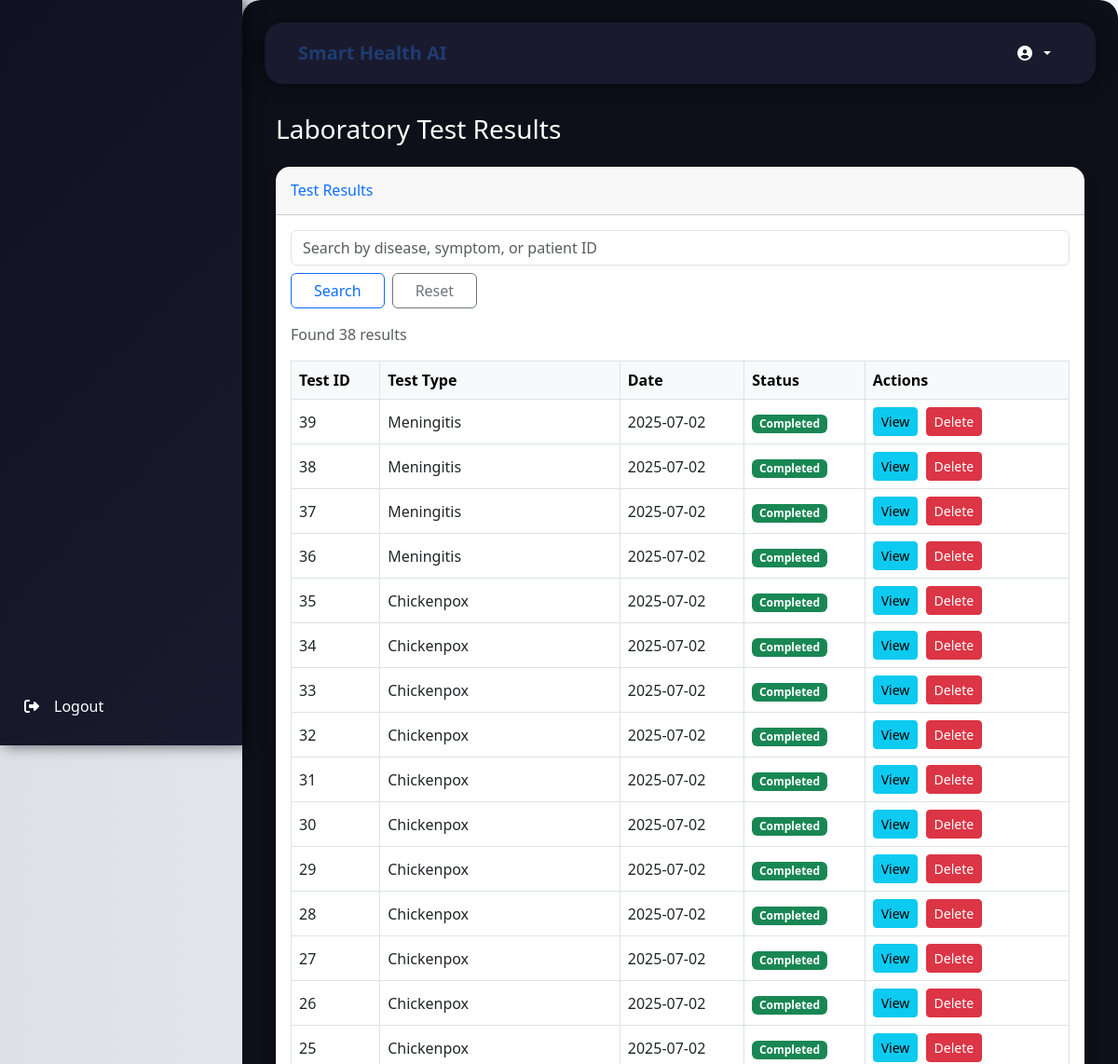
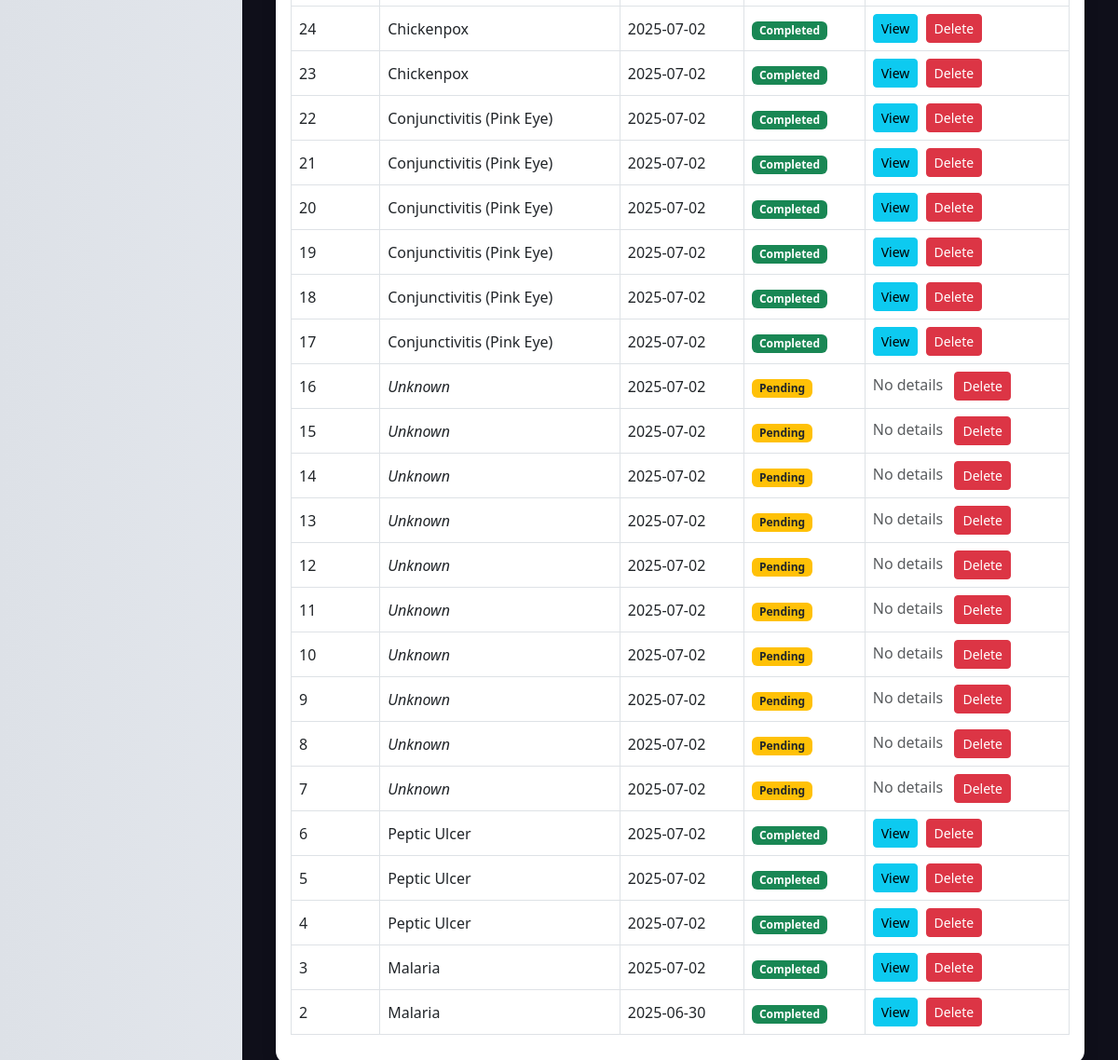
/dashboard/test_results/, run on the app's committed database (2 pictures, top to bottom).
### symptom_checker/models.py (models this page shows, shortened)
class UserSymptom(models.Model):
    patient_id = models.CharField(max_length=255)
    symptoms = models.TextField()
    disease = models.ForeignKey(Disease, blank=True, null=True, on_delete=models.SET_NULL)
    created_at = models.DateTimeField(auto_now_add=True)

class Disease(models.Model):
    name = models.CharField(max_length=255, unique=True)
    symptoms = models.TextField()
    test_results = models.TextField(blank=True, null=True)
    recommendation = models.TextField(blank=True, null=True)
    medicine = models.TextField(blank=True, null=True)  # ✅ New field

### dashboard/views.py (the view)
# urls.py: path('test_results/', views.test_results, name='test_results'),
def test_results(request):
    query = request.GET.get('q', '')
    if query:
        test_results = UserSymptom.objects.filter(
            Q(disease__name__icontains=query) |
            Q(symptoms__icontains=query) |
            Q(user_id__icontains=query)
        ).order_by('-created_at')
    else:
        test_results = UserSymptom.objects.all().order_by('-created_at')
    return render(request, 'pages/test_results.html', {
        'test_results': test_results,
        'query': query
    })

### templates/pages/test_results.html (shortened to what this page needs)
{% extends 'base.html' %}
{% block content %}
<div class="container-fluid">
  <h1 class="h3 mb-4">Laboratory Test Results</h1>
  <div class="card shadow mb-4">
    <div class="card-header py-3 d-flex justify-content-between align-items-center">
      <h6 class="m-0 font-weight-bold text-primary">Test Results</h6>
    </div>
    <div class="card-body">
      <form method="get" class="mb-3 d-flex flex-wrap gap-2 align-items-center">
        <input type="text" name="q" value="{{ query }}" class="form-control flex-grow-1" placeholder="Search by disease, symptom, or patient ID" />
        <button type="submit" class="btn btn-outline-primary px-4">Search</button>
        <a href="{% url 'test_results' %}" class="btn btn-outline-secondary px-4">Reset</a>
      </form>
      <p class="text-muted mb-3">Found {{ test_results|length }} result{{ test_results|length|pluralize }}</p>
      <div class="table-responsive">
        <table class="table table-bordered table-hover align-middle">
          <thead class="table-light">
            <tr>
              <th scope="col">Test ID</th>
              <th scope="col">Test Type</th>
              <th scope="col">Date</th>
              <th scope="col">Status</th>
              <th scope="col" style="min-width: 140px;">Actions</th>
            </tr>
          </thead>
          <tbody>
            {% for result in test_results %}
              <tr>
                <td>{{ result.id }}</td>
                <td>{% if result.disease %}{{ result.disease.name }}{% else %}<em>Unknown</em>{% endif %}</td>
                <td>{{ result.created_at|date:"Y-m-d" }}</td>
                <td>
                  {% if result.disease %}
                    <span class="badge bg-success">Completed</span>
                  {% else %}
                    <span class="badge bg-warning text-dark">Pending</span>
                  {% endif %}
                </td>
                <td>
                  {% if result.disease %}
                    <button class="btn btn-sm btn-info me-1" data-bs-toggle="modal" data-bs-target="#resultModal{{ result.id }}">View</button>
                  {% else %}
                    <span class="text-muted me-2">No details</span>
                  {% endif %}
                  <a href="{% url 'delete_test_result' result.id %}" class="btn btn-sm btn-danger" onclick="return confirm('Are you sure you want to delete this result?');">Delete</a>
                </td>
              </tr>
            {% empty %}
              <tr>
                <td colspan="5" class="text-center">No test results found.</td>
              </tr>
            {% endfor %}
          </tbody>
        </table>
      </div>
    </div>
  </div>
</div>
{% endblock %}

### static/css/base.css (style rules this page uses)
body { font-family: 'Inter', sans-serif; background: linear-gradient(to right, #dde1e7, #f4f7fc); color: #2c3e50; }
.card { border: none; border-radius: 15px; box-shadow: 0 4px 10px rgba(0, 0, 0, 0.1); transition: transform 0.2s; }

### templates/base.html (style rules this page uses)
body { font-family: 'Segoe UI', sans-serif; background-color: #0e0e20; color: white; margin: 0; }

### data on the page
UserSymptom: id "39", disease.name "Meningitis", created_at "2025-07-02", shows "Completed"
UserSymptom: id "38", disease.name "Meningitis", created_at "2025-07-02", shows "Completed"
UserSymptom: id "37", disease.name "Meningitis", created_at "2025-07-02", shows "Completed"
UserSymptom: id "36", disease.name "Meningitis", created_at "2025-07-02", shows "Completed"
UserSymptom: id "35", disease.name "Chickenpox", created_at "2025-07-02", shows "Completed"
UserSymptom: id "34", disease.name "Chickenpox", created_at "2025-07-02", shows "Completed"
UserSymptom: id "33", disease.name "Chickenpox", created_at "2025-07-02", shows "Completed"
UserSymptom: id "32", disease.name "Chickenpox", created_at "2025-07-02", shows "Completed"
UserSymptom: id "31", disease.name "Chickenpox", created_at "2025-07-02", shows "Completed"
UserSymptom: id "30", disease.name "Chickenpox", created_at "2025-07-02", shows "Completed"
UserSymptom: id "29", disease.name "Chickenpox", created_at "2025-07-02", shows "Completed"
UserSymptom: id "28", disease.name "Chickenpox", created_at "2025-07-02", shows "Completed"
UserSymptom: id "27", disease.name "Chickenpox", created_at "2025-07-02", shows "Completed"
UserSymptom: id "26", disease.name "Chickenpox", created_at "2025-07-02", shows "Completed"
UserSymptom: id "25", disease.name "Chickenpox", created_at "2025-07-02", shows "Completed"
UserSymptom: id "24", disease.name "Chickenpox", created_at "2025-07-02", shows "Completed"
UserSymptom: id "23", disease.name "Chickenpox", created_at "2025-07-02", shows "Completed"
UserSymptom: id "22", disease.name "Conjunctivitis (Pink Eye)", created_at "2025-07-02", shows "Completed"
UserSymptom: id "21", disease.name "Conjunctivitis (Pink Eye)", created_at "2025-07-02", shows "Completed"
UserSymptom: id "20", disease.name "Conjunctivitis (Pink Eye)", created_at "2025-07-02", shows "Completed"
UserSymptom: id "19", disease.name "Conjunctivitis (Pink Eye)", created_at "2025-07-02", shows "Completed"
UserSymptom: id "18", disease.name "Conjunctivitis (Pink Eye)", created_at "2025-07-02", shows "Completed"
UserSymptom: id "17", disease.name "Conjunctivitis (Pink Eye)", created_at "2025-07-02", shows "Completed"
UserSymptom: id "16", shows "Unknown", created_at "2025-07-02", shows "Pending", shows "No details"
UserSymptom: id "15", shows "Unknown", created_at "2025-07-02", shows "Pending", shows "No details"
UserSymptom: id "14", shows "Unknown", created_at "2025-07-02", shows "Pending", shows "No details"
UserSymptom: id "13", shows "Unknown", created_at "2025-07-02", shows "Pending", shows "No details"
UserSymptom: id "12", shows "Unknown", created_at "2025-07-02", shows "Pending", shows "No details"
UserSymptom: id "11", shows "Unknown", created_at "2025-07-02", shows "Pending", shows "No details"
UserSymptom: id "10", shows "Unknown", created_at "2025-07-02", shows "Pending", shows "No details"
UserSymptom: id "9", shows "Unknown", created_at "2025-07-02", shows "Pending", shows "No details"
UserSymptom: id "8", shows "Unknown", created_at "2025-07-02", shows "Pending", shows "No details"
UserSymptom: id "7", shows "Unknown", created_at "2025-07-02", shows "Pending", shows "No details"
UserSymptom: id "6", disease.name "Peptic Ulcer", created_at "2025-07-02", shows "Completed"
UserSymptom: id "5", disease.name "Peptic Ulcer", created_at "2025-07-02", shows "Completed"
UserSymptom: id "4", disease.name "Peptic Ulcer", created_at "2025-07-02", shows "Completed"
UserSymptom: id "3", disease.name "Malaria", created_at "2025-07-02", shows "Completed"
UserSymptom: id "2", disease.name "Malaria", created_at "2025-06-30", shows "Completed"

### other printed values
{{ test_results|length }} "38"
